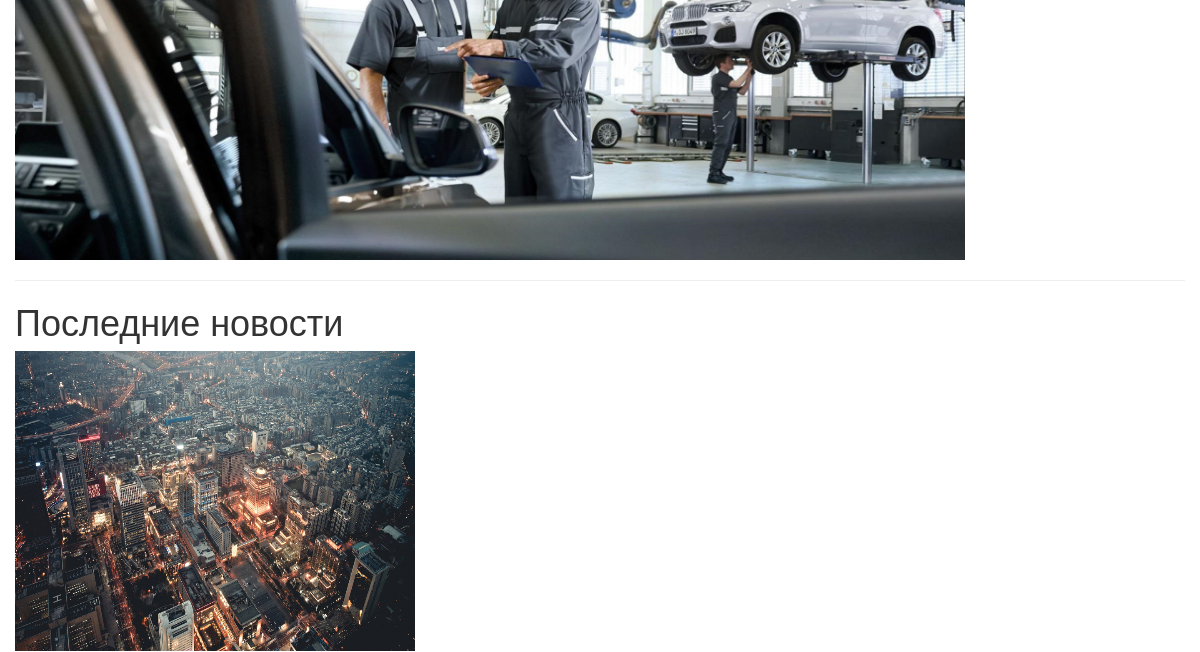
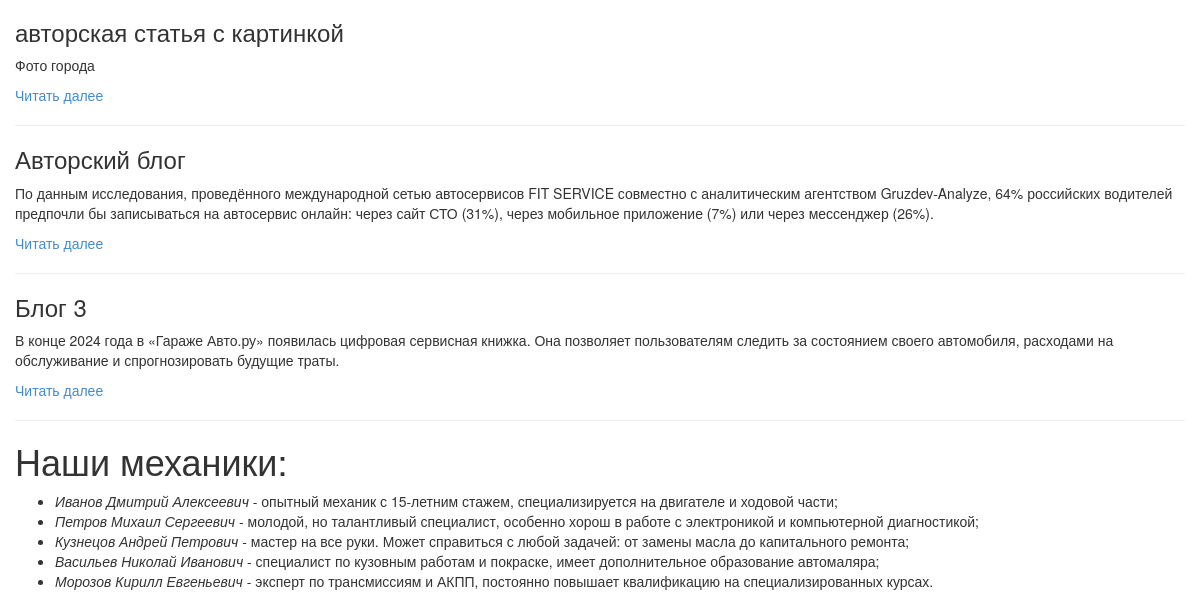
Before: / (middle part) with the older database file (2 pictures, top to bottom).
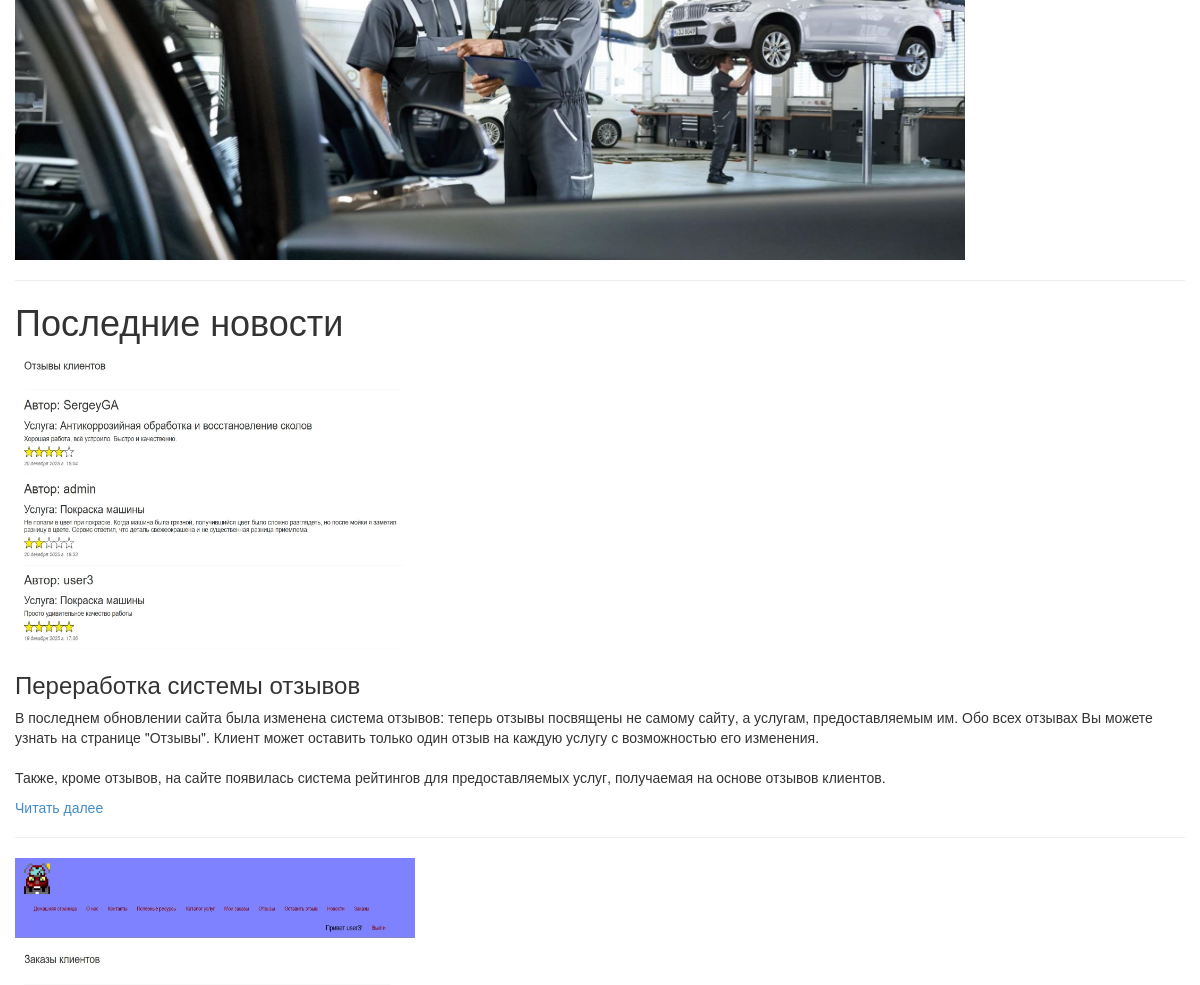
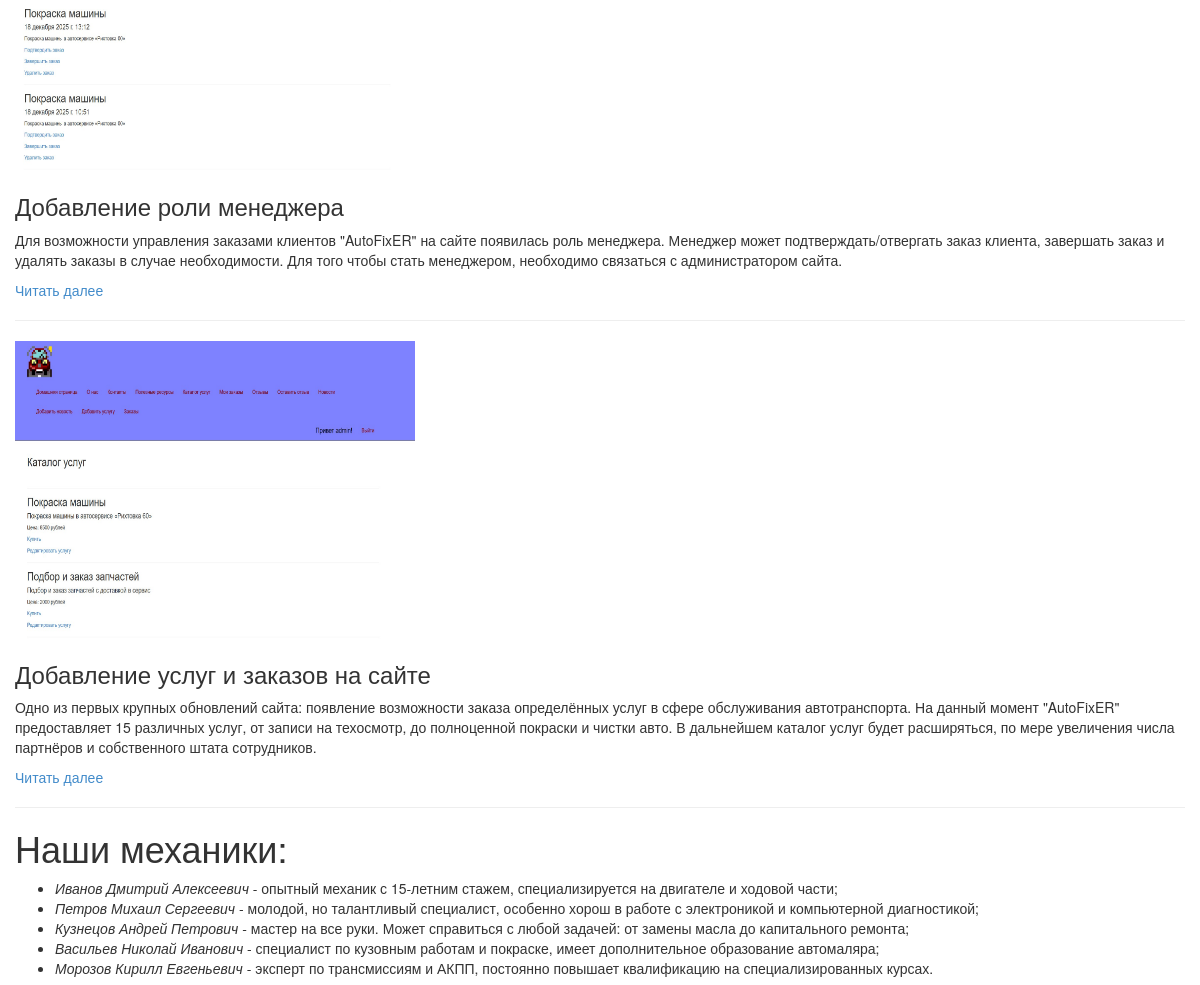
After: the same page with the newer database file (2 pictures, top to bottom).
### app/models.py (models this page shows, shortened)
class Blog(models.Model):
    title = models.CharField(max_length=100, unique_for_date="posted", verbose_name="Заголовок")
    description = models.TextField(verbose_name="Краткое содержание")
    content = models.TextField(verbose_name="Полное содержание")
    posted = models.DateTimeField(default=datetime.now(), db_index=True, verbose_name="Опубликована")
    author = models.ForeignKey(User, null=True, blank=True, on_delete = models.SET_NULL, verbose_name = "Автор")
    image = models.FileField(default='temp.jpg', verbose_name='Путь к картинке')
    class Meta:
        db_table = "Posts" # имя таблицы для модели
        ordering = ["-posted"] # порядок сортировки данных в модели ("-" означает по убыванию)
        verbose_name = "статья блога" # имя, под которым модель будет отображаться в административном разделе (для одной статьи блога)
        verbose_name_plural = "статьи блога" # тоже для всех статей блога

### app/views.py (the view)
# urls.py: path('', views.home, name='home'),
def home(request):
    last_posts = Blog.objects.all().order_by('-posted')[:3]
    assert isinstance(request, HttpRequest)
    return render(
        request,
        'app/index.html',
        {
            'title':'Домашняя страница',
            'last_posts': last_posts,
            'year':datetime.now().year,
        }
    )

### app/templates/app/index.html (shortened to what this page needs)
﻿{% extends "app/layout.html" %}
{% block content %}
{% load staticfiles %}
<div class="row">
    <p>
        <div><img id="im2" src="{% static 'app/content/images/2.jpg' %}" alt="" width="950" height="500"></div>
    </p>
    <hr />
    <h1>Последние новости</h1>
    {% for post in last_posts %}
    {% if post.image and post.image.url != '/media/temp.jpg' %}
    <img src="{{ post.image.url }}" alt=" Картинка статьи блога" width="400" height="300" />
    {% endif %}
    <h3> {{post.title}} </h3>
    <p> {{post.content|linebreaksbr}} </p>
    <p><a href="{% url 'blogpost' parametr=post.id %}"> Читать далее </a> </p>
    <hr />
    {% endfor %}
    <h1>Наши механики:</h1>
    <ul>
        <li><em>Иванов Дмитрий Алексеевич</em> - опытный механик с 15-летним стажем, специализируется на двигателе и ходовой части;</li>
        <li><em>Петров Михаил Сергеевич</em> - молодой, но талантливый специалист, особенно хорош в работе с электроникой и компьютерной диагностикой; </li>
        <li><em>Кузнецов Андрей Петрович</em> - мастер на все руки. Может справиться с любой задачей: от замены масла до капитального ремонта;</li>
        <li><em>Васильев Николай Иванович</em> - специалист по кузовным работам и покраске, имеет дополнительное образование автомаляра;</li>
        <li><em>Морозов Кирилл Евгеньевич</em> - эксперт по трансмиссиям и АКПП, постоянно повышает квалификацию на специализированных курсах.</li>
    </ul>
</div>
{% endblock %}

### app/templates/app/layout.html (shortened to what this page needs)
<!DOCTYPE html>
<html>
<head>
    {% load staticfiles %}
    <link rel="stylesheet" type="text/css" href="{% static 'app/content/bootstrap.css' %}" />
    <link rel="stylesheet" type="text/css" href="{% static 'app/content/site.css' %}" />
</head>
<body>
    <div class="container body-content">
{% block content %}{% endblock %}
    </div>
</body>
</html>

### app/static/app/content/site.css (style rules this page uses)
body { padding-top: 0px; padding-bottom: 20px; }
.body-content { padding-left: 15px; padding-right: 15px; }

Changed rows visible on the page:
removed Blog: image (picture), title "авторская статья с картинкой", content "Фото города"
removed Blog: title "Авторский блог", content "По данным исследования, проведённого международной сетью автосервисов FIT SERVICE совместно с аналитическим агентством Gruzdev-Analyze, 64% российских водителей предпочли бы записываться на автосервис онлайн: через сайт СТО (31%), через мобильное приложение (7%) или через мессенджер (26%)."
removed Blog: title "Блог 3", content "В конце 2024 года в «Гараже Авто.ру» появилась цифровая сервисная книжка. Она позволяет пользователям следить за состоянием своего автомобиля, расходами на обслуживание и спрогнозировать будущие траты."
added Blog: image (picture), title "Переработка системы отзывов", content "В последнем обновлении сайта была изменена система отзывов: теперь отзывы посвящены не самому сайту, а услугам, предоставляемым им. Обо всех отзывах Вы можете узнать на странице \"Отзывы\". Клиент может оставить только один отзыв на каждую услугу с возможностью его изменения. Также, кроме отзывов, на сайте появилась система рейтингов для предоставляемых услуг, получаемая на основе отзывов клиентов."
added Blog: image (picture), title "Добавление роли менеджера", content "Для возможности управления заказами клиентов \"AutoFixER\" на сайте появилась роль менеджера. Менеджер может подтверждать/отвергать заказ клиента, завершать заказ и удалять заказы в случае необходимости. Для того чтобы стать менеджером, необходимо связаться с администратором сайта."
added Blog: image (picture), title "Добавление услуг и заказов на сайте", content "Одно из первых крупных обновлений сайта: появление возможности заказа определённых услуг в сфере обслуживания автотранспорта. На данный момент \"AutoFixER\" предоставляет 15 различных услуг, от записи на техосмотр, до полноценной покраски и чистки авто. В дальнейшем каталог услуг будет расширяться, по мере увеличения числа партнёров и собственного штата сотрудников."
